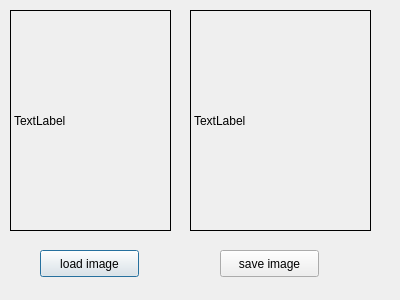
<?xml version="1.0" encoding="UTF-8"?>
<ui version="4.0">
 <class>Dialog</class>
 <widget class="QDialog" name="Dialog">
  <property name="geometry">
   <rect>
    <x>0</x>
    <y>0</y>
    <width>400</width>
    <height>300</height>
   </rect>
  </property>
  <property name="windowTitle">
   <string>Dialog</string>
  </property>
  <widget class="QLabel" name="label">
   <property name="geometry">
    <rect>
     <x>10</x>
     <y>10</y>
     <width>161</width>
     <height>221</height>
    </rect>
   </property>
   <property name="frameShape">
    <enum>QFrame::Box</enum>
   </property>
   <property name="text">
    <string>TextLabel</string>
   </property>
   <property name="textFormat">
    <enum>Qt::PlainText</enum>
   </property>
  </widget>
  <widget class="QLabel" name="label_2">
   <property name="geometry">
    <rect>
     <x>190</x>
     <y>10</y>
     <width>181</width>
     <height>221</height>
    </rect>
   </property>
   <property name="frameShape">
    <enum>QFrame::Box</enum>
   </property>
   <property name="text">
    <string>TextLabel</string>
   </property>
  </widget>
  <widget class="QPushButton" name="pushButton">
   <property name="geometry">
    <rect>
     <x>40</x>
     <y>250</y>
     <width>99</width>
     <height>27</height>
    </rect>
   </property>
   <property name="text">
    <string>load image</string>
   </property>
  </widget>
  <widget class="QPushButton" name="pushButton_2">
   <property name="geometry">
    <rect>
     <x>220</x>
     <y>250</y>
     <width>99</width>
     <height>27</height>
    </rect>
   </property>
   <property name="text">
    <string>save image</string>
   </property>
  </widget>
 </widget>
 <resources/>
 <connections/>
</ui>
